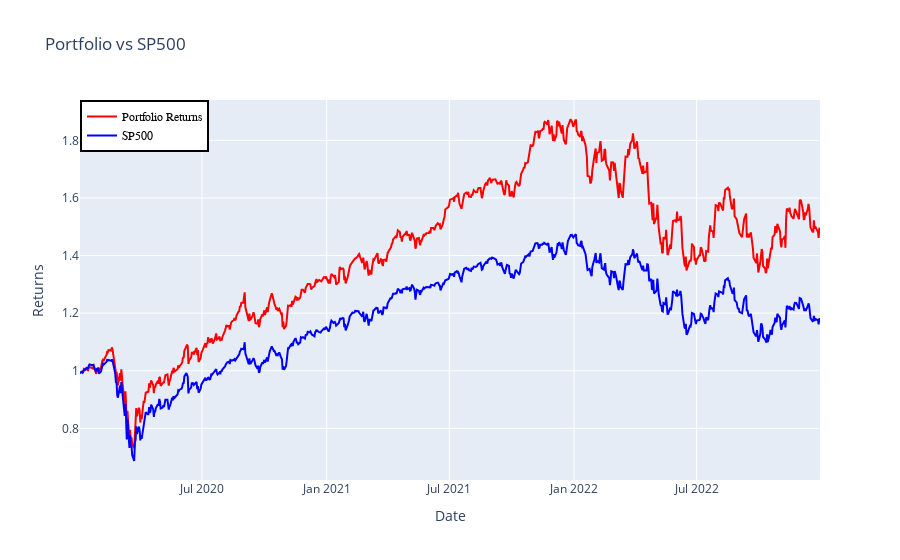

Here is the notebook cell this chart was saved with:
### Code cell
# Create Figure
fig = go.Figure()

# Add the portfolio return trace to the chart
fig.add_trace(go.Scatter(x = df3.index, y = df3["Portfolio"], name = "Portfolio Returns", 
                        line = dict(color = "red", width = 2)))

# Add the benchmark return trace to the chart
fig.add_trace(go.Scatter(x = df3.index, y = df3["SP500"], name = "SP500", 
                        line = dict(color = "blue", width = 2)))

# Add the portfolio return trace to the chart
fig.update_layout(xaxis_title = "Date", yaxis_title = "Returns")

# Set the x and y axis titles
fig.update_layout(title = "Portfolio vs SP500")

# Add a legend
fig.update_layout(legend=dict(x=0, y=1, traceorder='normal',
                     font=dict(family='sans-serif', size=12, color='black'), bgcolor='white', bordercolor='black', borderwidth=2))

fig.show()

### Figure 1 — Plotly figure (JSON) as saved in the notebook; plotly's stock layout.template omitted (floating-point values rounded to 4 significant figures; data arrays with more than 128 entries replaced by an {"elided": "..."} marker saying what was removed)
{"data": [{"line": {"color": "red", "width": 2}, "name": "Portfolio Returns", "type": "scatter", "x": {"elided": "755 str values"}, "y": {"elided": "755 float values"}}, {"line": {"color": "blue", "width": 2}, "name": "SP500", "type": "scatter", "x": {"elided": "755 str values"}, "y": {"elided": "755 float values"}}], "layout": {"legend": {"bgcolor": "white", "bordercolor": "black", "borderwidth": 2, "font": {"color": "black", "family": "sans-serif", "size": 12}, "traceorder": "normal", "x": 0, "y": 1}, "title": {"text": "Portfolio vs SP500"}, "xaxis": {"title": {"text": "Date"}}, "yaxis": {"title": {"text": "Returns"}}}}
